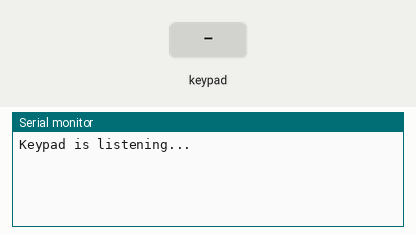
A sketch run on a simulated Arduino Uno, built with avr-gcc and run on an emulated ATmega328P. On the bench: the last lines printed to the serial monitor. The inputs (shaded band) are chosen by the test bench.

Above: at 1.2 s.
1.3 s: key '1' pressed
At 2.3 s:
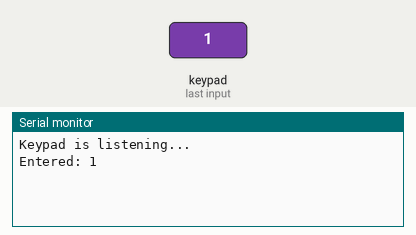
2.8 s: keypad keys 1 2 3 4 A B pressed 0.4 s apart
At 5.2 s:
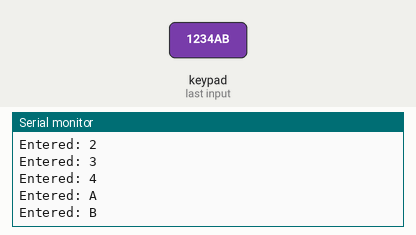
6.7 s: key 'C' pressed
At 7.6 s:
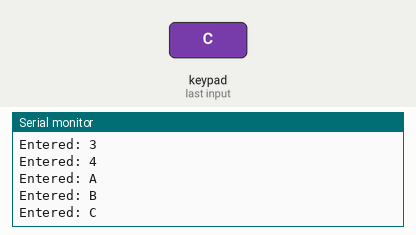
8.2 s: keypad keys 1 2 3 4 A B # pressed 0.4 s apart
At 11.8 s:
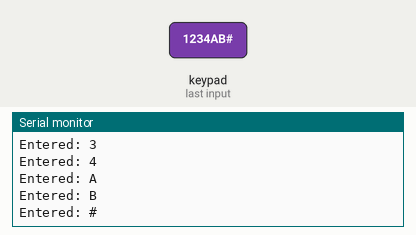
12.5 s: key '*' pressed
At 13.5 s:
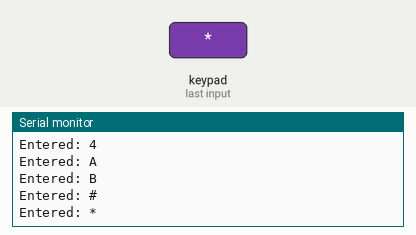
14.0 s: keypad keys 1 2 3 4 A B D pressed 0.4 s apart
At 17.5 s:
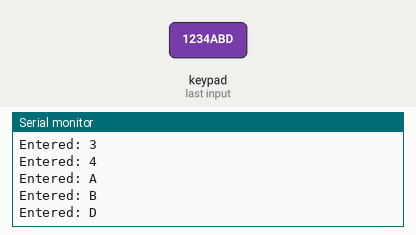
Timing chart, 0 to 19.0 s (numbered marks = the images above; inputs shaded):
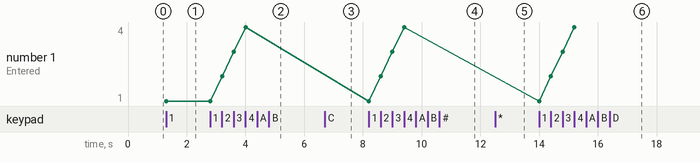

The sketch:

Keybad.ino
```cpp
#include <Keypad.h>
#include <Password.h>

Password password = Password( "1234AB" );

const byte ROWS = 4;
const byte COLS = 4;

char keys[ROWS][COLS] = {
  {'1', '2', '3', 'A'},
  {'4', '5', '6', 'B'},
  {'7', '8', '9', 'C'},
  {'*', '0', '#', 'D'}
};

byte rowPins[ROWS] = {5, 4, 3, 2};
byte colPins[COLS] = {9, 8, 7, 6};

Keypad keypad = Keypad( makeKeymap(keys), rowPins, colPins, ROWS, COLS );

bool isOpened = false;
bool keypadTesting = false;

void setup() {
  Serial.begin(115200);
  keypad.addEventListener(keypadEvent);
  Serial.println("Keypad is listening...");
}

void loop() {
  keypad.getKey();
}

void keypadEvent(KeypadEvent eKey) {
  switch(keypad.getState()) {
  case PRESSED:
    Serial.print("Entered: ");
    Serial.println(eKey);
    delay(10);
    switch(eKey) {
      case '*':
        if(isOpened) {
          Serial.println("The door is already opened, no need to check!");
          break;
        }
        keypadTesting = true;
        password.reset();
        delay(1);
        break;

      case '#':
        if(keypadTesting) {
          if(password.evaluate()) {
            Serial.println("Valid password!");
            // openDoor();
          } else {
            Serial.println("Invalid password!");
          }
        }
        delay(1);
        break;

      default: def:
        if(keypadTesting)
          password.append(eKey);
        delay(1);
    }
  }
}
```

Measured:
- after the input at 1.3 s, the serial monitor: prints a new line at once (image 1)
- after the input at 2.8 s, the serial monitor: prints a new line after 0.41 s (image 2)
- after the input at 6.7 s, the serial monitor: prints a new line at once (image 3)
- after the input at 8.2 s, the serial monitor: prints a new line at once (image 4)
- after the input at 12.5 s, the serial monitor: prints a new line at once (image 5)
- after the input at 14.0 s, the serial monitor: prints a new line at once (image 6)
- plotted number 1: 1 → 4 after the input at 2.8 s
